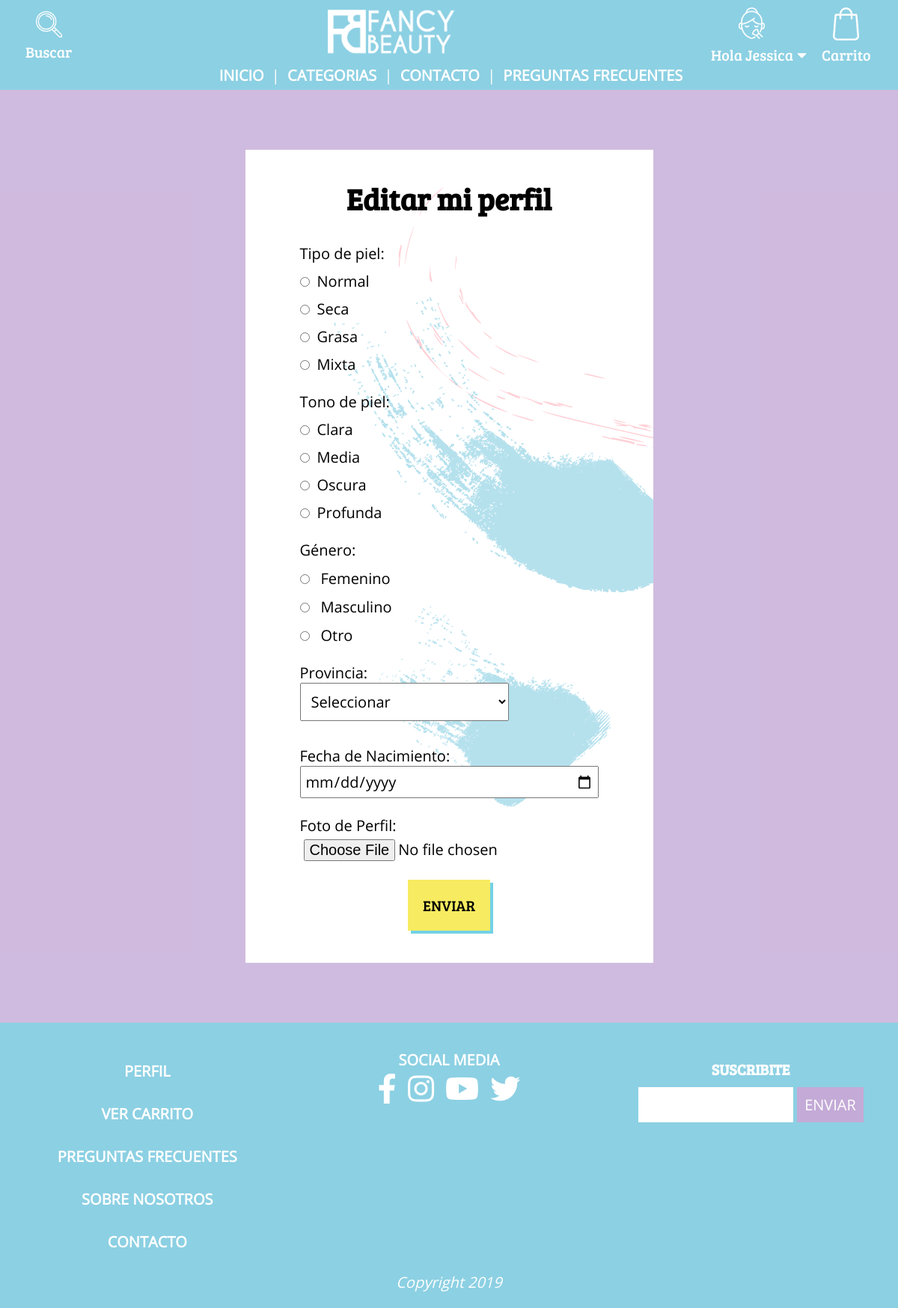
/editarPerfil.php (signed in), run on an earlier commit of the app's database.
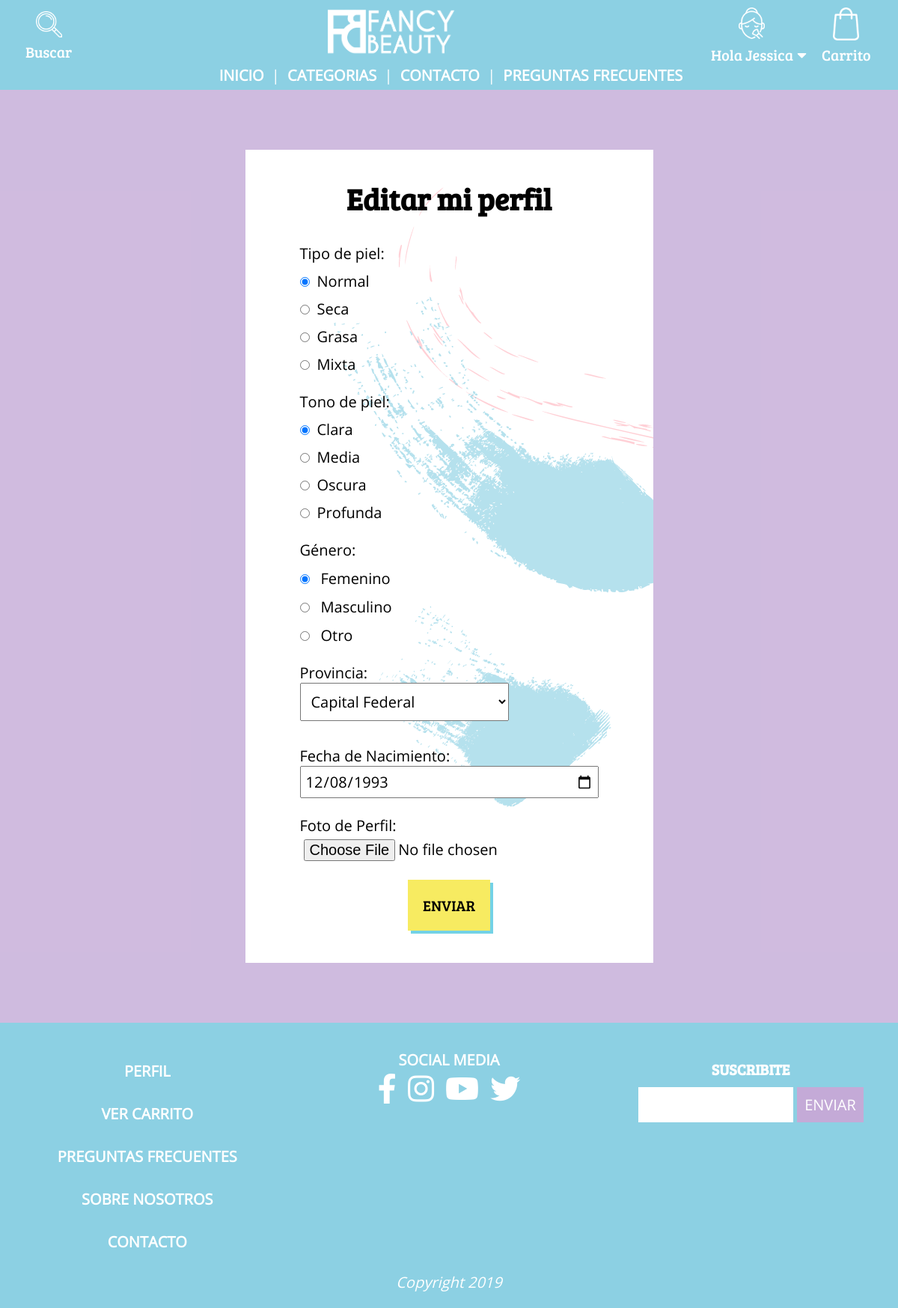
And on a later commit of the database.
### tables this page shows
CREATE TABLE `perfiles` (
  `id` int(10) NOT NULL,
  `fotoPerfil` varchar(50) NOT NULL DEFAULT 'user-profile-basic.jpg',
  `fechaNacimiento` date DEFAULT NULL,
  `genero` varchar(20) DEFAULT NULL,
  `provincia` varchar(20) DEFAULT NULL,
  `tipoDePiel` varchar(20) DEFAULT NULL,
  `tonoDePiel` varchar(20) DEFAULT NULL,
  `created_at` timestamp NOT NULL DEFAULT CURRENT_TIMESTAMP,
  `updated_at` timestamp NOT NULL DEFAULT CURRENT_TIMESTAMP ON UPDATE CURRENT_TIMESTAMP
);

CREATE TABLE `usuarios` (
  `id` int(10) UNSIGNED NOT NULL,
  `nombre` varchar(100) NOT NULL,
  `apellido` varchar(100) NOT NULL,
  `email` varchar(255) NOT NULL,
  `contrasenia` varchar(100) NOT NULL,
  `preguntaSeguridad` varchar(50) NOT NULL,
  `respuestaSeguridad` varchar(100) NOT NULL,
  `perfil_id` int(10) UNSIGNED NOT NULL,
  `updated_at` timestamp NOT NULL DEFAULT CURRENT_TIMESTAMP ON UPDATE CURRENT_TIMESTAMP,
  `created_at` timestamp NOT NULL DEFAULT CURRENT_TIMESTAMP
);

### loader.php (called while the page is built, shortened)
<?php
require_once('Clases/DB.php');
$baseDatos = new DB();

### Clases/DB.php (called while the page is built, shortened)
<?php
Class DB {
    public function getUserPerfil($email){
          global $conex;
          $consulta = "SELECT usuarios.id, usuarios.nombre, usuarios.apellido, perfiles.id AS 'perfil_id', perfiles.fechaNacimiento, perfiles.fotoPerfil, perfiles.tipoDePiel, perfiles.tonoDePiel, perfiles.genero, perfiles.provincia FROM usuarios INNER JOIN perfiles ON usuarios.perfil_id = perfiles.id WHERE usuarios.email = ?";
          $consultaUsuarios = $conex->prepare($consulta);
          $consultaUsuarios->bindValue(1, $email, PDO::PARAM_STR);
          $consultaUsuarios->execute();
          $dato = $consultaUsuarios->fetch(PDO::FETCH_ASSOC);
          return $dato;
    }
}

### editarPerfil.php (the view, shortened to what the changed rows need)
<?php
    require_once('loader.php');
    require_once("partials/listas-editar.php");
    $usuarioRecuperado = $baseDatos->getUserPerfil($_SESSION['email_usuario']);
    $generoRespuesta = $usuarioRecuperado['genero'];
    $tonoDePielRespuesta = $usuarioRecuperado['tonoDePiel'];
    $tipoDePielRespuesta = $usuarioRecuperado['tipoDePiel'];
    $provinciaRespuesta = $usuarioRecuperado['provincia'];
    $fechaNacimientoRespuesta = $usuarioRecuperado['fechaNacimiento'];
    $listaTonoDePiel = $listaArray['tonoDePiel'];
    $listaTipoDePiel = $listaArray['tipoDePiel'];
    $listaGenero = $listaArray['genero'];
    $listaProvincia = $listaArray['provincia'];
    include_once("partials/header.php");
?>
<main class="main-container">
    <div class="editar-form">
        <div class="login-text">
            <h2 id="titulo-editar">Editar mi perfil</h2>
        </div>
        <form class="container-editarPerfil" action="editarPerfil.php" method="post" enctype="multipart/form-data">
            <section class="form-editar">
                <?php
                foreach ($listaTipoDePiel as $tipo) {
                    if ($tipoDePielRespuesta == $tipo['dato']): ?>
                        <div class="check-box">
                            <input type="radio" name="tipoDePiel" value="<?=$tipo['valor']?>" checked><span><?=$tipo['dato']?></span>
                        </div>
                    <?php else: ?>
                        <div class="check-box">
                            <input type="radio" name="tipoDePiel" value="<?=$tipo['valor']?>"><span><?=$tipo['dato']?></span>
                        </div>
                    <?php endif; } ?>
            </section>
            <section class="form-editar">
                <?php foreach ($listaTonoDePiel as $tono) {
                    if ($tonoDePielRespuesta == $tono['dato']):?>
                    <div class="check-box">
                        <input type="radio" name="tonoDePiel" value="<?=$tono['valor']?>" checked><span><?=$tono['dato']?></span>
                    </div>
                <?php else: ?>
                    <div class="check-box">
                        <input type="radio" name="tonoDePiel" value="<?=$tono['valor']?>"><span><?=$tono['dato']?></span>
                    </div>
                <?php endif; }?>
            </section>
            <section class="form-editar" id='genero-checkbox'>
                <div class="genero-options">
                    <?php foreach ($listaGenero as $generos) {
                        if ($generoRespuesta == $generos['dato']):?>
                        <div class="check-box">
                            <input type="radio" name="genero" value="<?=$generos['valor']?>" checked><span><?=$generos['dato']?></span>
                        </div>
                    <?php else: ?>
                        <div class="check-box">
                            <input type="radio" name="genero" value="<?=$generos['valor']?>"><span><?=$generos['dato']?></span>
                        </div>
                    <?php endif; }?>
                </div>
            </section>
            <section class="form-editar">
                <label for="ubicacion">Provincia:</label>
                <select class="" name="provincia">
                    <?php if($provinciaRespuesta  == ""): ?>
                        <option hidden value=""> <i>Seleccionar</i> </option>
                    <?php endif; ?>
                    <?php foreach ($listaProvincia as $unaProvincia) {
                        if ($provinciaRespuesta == $unaProvincia['dato']):?>
                        <option value='<?=$unaProvincia['valor']?>' selected>
                            <?=$unaProvincia['dato']?>
                        </option>
                        <?php else: ?>
                            <option value='<?=$unaProvincia['valor']?>'>
                                <?=$unaProvincia['dato']?>
                            </option>
                        <?php endif; }?>
                </select>
            </section>
            <div class="form-editar">
                <label for="fechaNacimiento">Fecha de Nacimiento:</label>
                <input type="date" name="fechaNacimiento" value="<?=$fechaNacimientoRespuesta?>">
            </div>
        </form>
    </div>
</main>
<?php
    include_once("partials/footer.php");
?>

What changed in the data, as far as the page shows it:
now on this page (row edited): perfiles: provincia "Capital Federal"
changed perfiles: tipoDePiel empty → "Normal" (drawn); tonoDePiel empty → "Clara" (drawn); genero empty → "Femenino" (drawn)
now on this page (row edited): usuarios: fechaNacimiento "12/08/1993"
Also different on the page:
form field provincia: "Seleccionar" → (not shown)
list line gone: "☐ Normal"
new list line: "☑ Normal"
list line gone: "☐ Clara"
new list line: "☑ Clara"
list line gone: "☐ Femenino"
new list line: "☑ Femenino"
